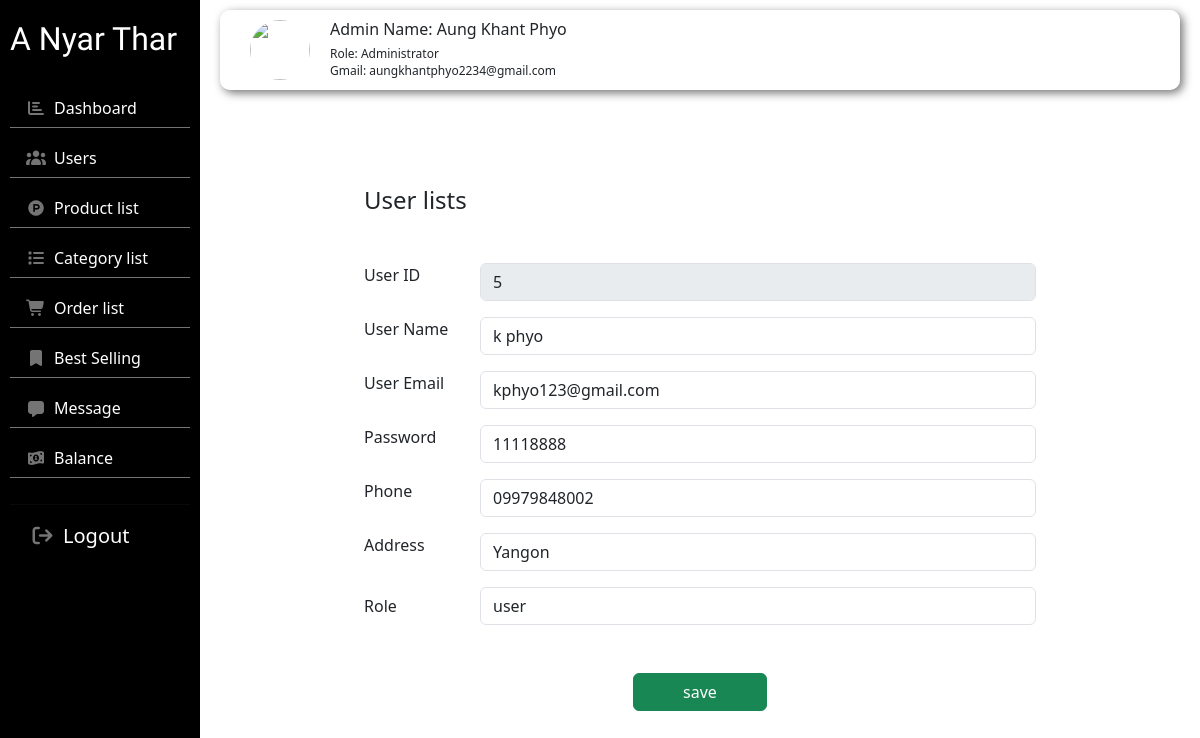
The page /admin/users_edit.php?id=5 on the database its author committed.
### tables this page shows
CREATE TABLE `user` (
  `user_id` int NOT NULL AUTO_INCREMENT,
  `user_name` varchar(30) DEFAULT NULL,
  `user_email` varchar(30) DEFAULT NULL,
  `user_pass` varchar(15) DEFAULT NULL,
  `user_phone` varchar(15) DEFAULT NULL,
  `user_address` varchar(25) DEFAULT NULL,
  `role` varchar(15) DEFAULT NULL,
  PRIMARY KEY (`user_id`)
);

### admin/users_edit.php (the view, shortened to what this page needs)
<?php
    include("db.php");
    if(isset($_GET['id'])){
        $id = $_GET['id'];
        $getuserdata = "SELECT * FROM user WHERE user_id = '$id'";
        $getdata = mysqli_query($conn, $getuserdata);
        $udata = mysqli_fetch_assoc($getdata);
    }
?>
<!doctype html>
<html lang="en">
    <head>
        <link href="https://cdn.jsdelivr.net/npm/bootstrap@5.3.8/dist/css/bootstrap.min.css" rel="stylesheet">
        <link rel="stylesheet" href="https://cdnjs.cloudflare.com/ajax/libs/font-awesome/7.0.1/css/all.min.css">
        <link rel="stylesheet" href="./backend.css">
    </head>
    <body class="dashboard-page">
        <div class="container-fluid">
            <div class="row">
                <div class="sider col-lg-2" style="height: 100vh;">
                    <h2 class="anyarthar">A Nyar Thar</h2>
                    <ul class="list-group list-group-flush">
                        <li class="list-group-item bg-black">
                            <i class="icon fa-solid fa-chart-bar me-2"></i><a class="link" href="">Dashboard</a>
                        </li>
                        <li class="list-group-item bg-black">
                            <i class="icon fa-solid fa-users me-2"></i></i><a class="link" href="">Users</a>
                        </li>
                        <li class="list-group-item bg-black">
                            <i class="icon fa-brands fa-product-hunt me-2"></i><a class="link" href="">Product list</a>
                        </li>
                        <li class="list-group-item bg-black">
                            <i class="icon fa-solid fa-list me-2"></i><a class="link" href="">Category list</a>
                        </li>
                        <li class="list-group-item bg-black">
                            <i class="icon fa-solid fa-cart-shopping me-2"></i><a class="link" href="">Order list</a>
                        </li>
                        <li class="list-group-item bg-black">
                            <i class="icon fa-solid fa-bookmark me-2"></i><a class="link" href="">Best Selling</a>
                        </li>
                        <li class="list-group-item bg-black">
                            <i class="icon fa-solid fa-message me-2"></i><a class="link" href="">Message</a>
                        </li>
                        <li class="list-group-item bg-black">
                            <i class="icon fa-solid fa-money-bill-1-wave me-2"></i></i><a class="link" href="./balance.php">Balance</a>
                        </li><hr>
                    </ul>
                    <div class="logout d-flex align-items-center">
                        <button><i class="logouticon fa-solid fa-arrow-right-from-bracket me-2"></i>Logout</button>
                    </div>
                </div>
                <div class="main col-lg-10 col-md--10">
                    <div class=" row"  style="position: sticky; top: 10px;">
                        <div class="col-lg-12 col-md-12 ">
                            <div class="adminpro d-flex align-items-center">
                                <div class="proimg">
                                    <img src="./projectphoto/profile photo1.png" alt="">
                                </div>
                                <div class="admindetial">
                                    <h5>Admin Name: Aung Khant Phyo</h5>
                                    <h6>Role: Administrator</h6>
                                    <h6>Gmail: aungkhantphyo2234@gmail.com</h6>
                                </div>
                            </div>
                        </div>
                    </div>
                    <div class="row m-5 p-5">
                        <div class="addproductbox px-5">
                            <h4 class="mb-5">User lists</h4>
                            <form action="" method="post">
                                <div class="row mb-3">
                                    <label for="pname" class="col-lg-2">User ID</label>
                                    <div class=" col-lg-10">
                                        <input id="id" type="text" value="<?php echo $udata['user_id'] ?>" disabled class="form-control " aria-label="Username" aria-describedby="addon-wrapping">
                                    </div>
                                </div>
                                    <div class="row mb-3">
                                        <label for="pname" class="col-lg-2">User Name</label>
                                        <div class=" col-lg-10">
                                            <input id="pname" type="text" value="<?php echo $udata['user_name'] ?>" name="uname" class="form-control" aria-label="Username" aria-describedby="addon-wrapping">
                                        </div>
                                    </div>
                                    <div class="row mb-3">
                                        <label for="pname" class="col-lg-2">User Email</label>
                                        <div class=" col-lg-10">
                                            <input id="pname" type="text" value="<?php echo $udata['user_email'] ?>" name="uemail" class="form-control" aria-label="Username" aria-describedby="addon-wrapping">
                                        </div>
                                    </div>
                                    <div class="row mb-3">
                                        <label for="pname" class="col-lg-2">Password</label>
                                        <div class=" col-lg-10">
                                            <input id="pname" type="text" value="<?php echo $udata['user_pass'] ?>" name="upass" class="form-control" aria-label="Username" aria-describedby="addon-wrapping">
                                        </div>
                                    </div>
                                    <div class="row mb-3">
                                        <label for="pname" class="col-lg-2">Phone</label>
                                        <div class=" col-lg-10">
                                            <input id="pname" type="number" value="<?php echo $udata['user_phone'] ?>" name="uphone" class="form-control" aria-label="Username" aria-describedby="addon-wrapping">
                                        </div>
                                    </div>
                                    <div class="row mb-3">
                                        <label for="pname" class="col-lg-2">Address</label>
                                        <div class=" col-lg-10">
                                            <input id="pname" type="text" value="<?php echo $udata['user_address'] ?>" name="uaddress" class="form-control" aria-label="Username" aria-describedby="addon-wrapping">
                                        </div>
                                    </div>
                                    <div class="mb-5 row">
                                        <label for="inputPassword" class="col-sm-2 col-form-label">Role</label>
                                        <div class="col-sm-10">
                                            <select id=""  name="role" class="form-control">
                                                <option value="<?php echo $udata['role'] ?>"> <?php echo $udata['role'] ?> </option>
                                            </select>
                                        </div>
                                    </div>
                                    <div class="row">
                                        <div class=" text-center">
                                            <input type="submit" value="save" name="save" class="btn btn-success" style="width: 20%;">
                                        </div>
                                    </div>
                                </form>
                        </div>
                    </div>
                </div>
            </div>
        </div>
    </body>
</html>

### admin/backend.css (style rules this page uses)
:root { --maincolor: #ff8800; --navcolor: #747474; --whitecolor: #ffffff; --shadowblack: #000000; }
* { margin: 0; padding: 0; }
.sider { background-color: black; padding: 20px 10px ; position: sticky; top: 0; }
.sider .anyarthar { color: var(--whitecolor); font-family: "Irish Grover", system-ui; margin-bottom: 30px; }
.sider ul li { border-bottom: 1px solid var(--navcolor); margin-bottom: 10px; padding-bottom: 7px; }
.sider ul li a { text-decoration: none; outline: none; color: var(--whitecolor); font-size: 16px; }
.sider ul li .icon { color: var(--navcolor); }
.sider .logout button { border: none; outline: none; background: none; color: var(--whitecolor); font-size: 20px; margin-left: 20px; }
.sider .logout .logouticon { color: var(--navcolor); font-size: 20px; }
.main { padding: 10px 20px; }
.adminpro { box-shadow: 3px 3px 10px var(--navcolor); border-radius: 10px; padding: 10px 30px; background-color: rgba(255, 255, 255, 0.5); backdrop-filter: blur(5px); }
.adminpro .proimg { width: 60px; height: 60px; margin-right: 20px; }
.adminpro .proimg img { width: 100%; height: 100%; border-radius: 50%; }
.adminpro .admindetial h5 { font-size: 16px; }
.adminpro .admindetial h6 { font-size: 12px; margin-bottom: 2px; }

### rows shown on the page
user: user_id "5", uname "k phyo", uemail "kphyo123@gmail.com", upass "11118888", uphone "09979848002", uaddress "Yangon", role "user"
